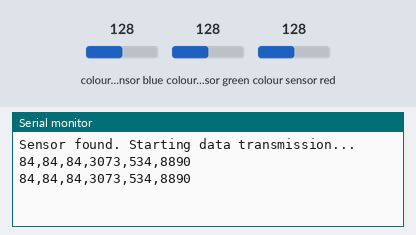
Simulated run of this program. Board: Arduino Uno, built with avr-gcc and run on an emulated ATmega328P. Shown: the last lines printed to the serial monitor. The inputs (shaded band) are chosen by the test bench; at power-on: colour sensor blue 128, colour sensor green 128, colour sensor red 128.

Above: at 1.9 s.
2.0 s: colour sensor blue set to 5
At 2.9 s:
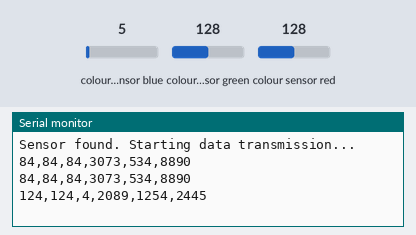
3.5 s: colour sensor green set to 5
At 4.6 s:
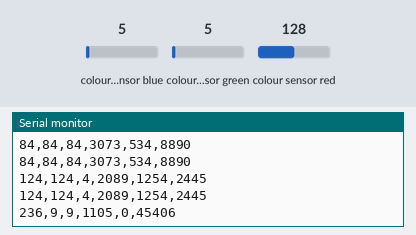
5.0 s: colour sensor red set to 5
At 6.1 s:
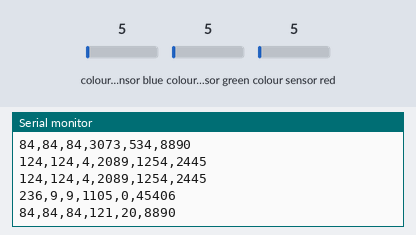
Timing chart, 0 to 8.0 s (numbered marks = the images above; inputs shaded):
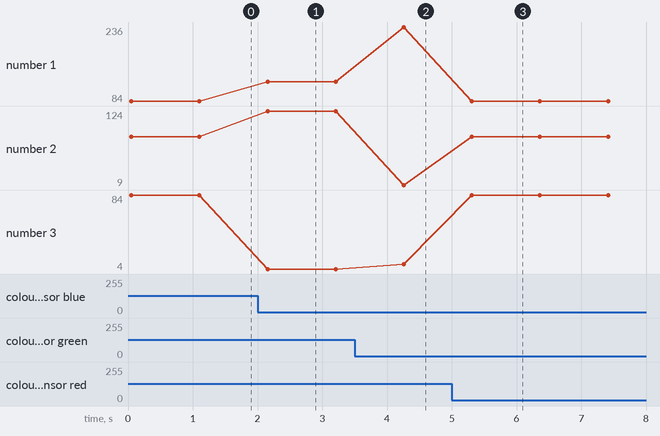

The program:

main.cpp
```cpp
#include <Arduino.h>
#include <Wire.h>
#include "Adafruit_TCS34725.h"

Adafruit_TCS34725 tcs = Adafruit_TCS34725(TCS34725_INTEGRATIONTIME_154MS, TCS34725_GAIN_4X);

void setup()
{
  Serial.begin(9600); // Set communication speed to 9600

  if (tcs.begin())
  {
    Serial.println("Sensor found. Starting data transmission...");
    // Header is handled in Python script
  }
  else
  {
    Serial.println("No TCS34725 found ... check your connections");
    while (1)
      ;
  }
}

void loop()
{
  // Use c_raw variable to store clear raw values
  uint16_t r_raw, g_raw, b_raw, c_raw;

  tcs.getRawData(&r_raw, &g_raw, &b_raw, &c_raw);

  uint16_t lux = tcs.calculateLux(r_raw, g_raw, b_raw);
  uint16_t colorTemp = tcs.calculateColorTemperature(r_raw, g_raw, b_raw);

  if (c_raw == 0)
  {
    return;
  }
  // Change variable type to uint8_t for memory efficiency and accuracy
  uint8_t r_val = (float)r_raw / c_raw * 255.0;
  uint8_t g_val = (float)g_raw / c_raw * 255.0;
  uint8_t b_val = (float)b_raw / c_raw * 255.0;

  // Constrain function is unnecessary for uint8_t type - removed
  // r_val = constrain(r_val, 0, 255);
  // g_val = constrain(g_val, 0, 255);
  // b_val = constrain(b_val, 0, 255);

  // Add c_raw (clear value) to data output order
  Serial.print(r_val);
  Serial.print(",");
  Serial.print(g_val);
  Serial.print(",");
  Serial.print(b_val);
  Serial.print(",");
  Serial.print(c_raw);
  Serial.print(","); // Output c_raw value
  Serial.print(lux);
  Serial.print(",");
  Serial.println(colorTemp);

  delay(1000);
}
```

Measured:
- after the input at 2.0 s, the serial monitor: prints a new line after 0.15 s (image 1)
- after the input at 3.5 s, the serial monitor: prints a new line after 0.76 s (image 2)
- after the input at 5.0 s, the serial monitor: prints a new line after 0.31 s (image 3)
- plotted number 1: 84 → 124 after the input at 2.0 s, 124 → 236 after the input at 3.5 s, 236 → 84 after the input at 5.0 s
- plotted number 2: 84 → 124 after the input at 2.0 s, 124 → 9 after the input at 3.5 s, 9 → 84 after the input at 5.0 s
- plotted number 3: 84 → 4 after the input at 2.0 s, 4 → 9 after the input at 3.5 s, 9 → 84 after the input at 5.0 s
